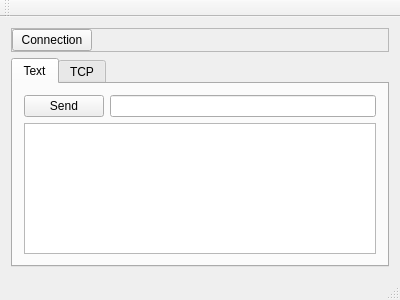
<?xml version="1.0" encoding="UTF-8"?>
<ui version="4.0">
 <class>MainWindow</class>
 <widget class="QMainWindow" name="MainWindow">
  <property name="geometry">
   <rect>
    <x>0</x>
    <y>0</y>
    <width>400</width>
    <height>300</height>
   </rect>
  </property>
  <property name="windowTitle">
   <string>EchoClient</string>
  </property>
  <widget class="QWidget" name="centralWidget">
   <property name="sizePolicy">
    <sizepolicy hsizetype="Preferred" vsizetype="Preferred">
     <horstretch>0</horstretch>
     <verstretch>0</verstretch>
    </sizepolicy>
   </property>
   <layout class="QVBoxLayout" name="verticalLayout">
    <item>
     <widget class="QFrame" name="frame">
      <property name="frameShape">
       <enum>QFrame::StyledPanel</enum>
      </property>
      <property name="frameShadow">
       <enum>QFrame::Raised</enum>
      </property>
      <layout class="QHBoxLayout" name="horizontalLayout">
       <property name="leftMargin">
        <number>0</number>
       </property>
       <property name="topMargin">
        <number>0</number>
       </property>
       <property name="rightMargin">
        <number>0</number>
       </property>
       <property name="bottomMargin">
        <number>0</number>
       </property>
       <item>
        <widget class="QPushButton" name="connectionBtn">
         <property name="text">
          <string>Connection</string>
         </property>
        </widget>
       </item>
       <item>
        <spacer name="horizontalSpacer">
         <property name="orientation">
          <enum>Qt::Horizontal</enum>
         </property>
         <property name="sizeHint" stdset="0">
          <size>
           <width>291</width>
           <height>20</height>
          </size>
         </property>
        </spacer>
       </item>
      </layout>
     </widget>
    </item>
    <item>
     <widget class="QTabWidget" name="tabWidget">
      <property name="currentIndex">
       <number>0</number>
      </property>
      <widget class="QWidget" name="txtTab">
       <attribute name="title">
        <string>Text</string>
       </attribute>
       <layout class="QVBoxLayout" name="verticalLayout_2">
        <item>
         <widget class="QWidget" name="widget" native="true">
          <layout class="QHBoxLayout" name="horizontalLayout_2">
           <property name="leftMargin">
            <number>0</number>
           </property>
           <property name="topMargin">
            <number>0</number>
           </property>
           <property name="rightMargin">
            <number>0</number>
           </property>
           <property name="bottomMargin">
            <number>0</number>
           </property>
           <item>
            <widget class="QPushButton" name="sndBtn">
             <property name="text">
              <string>Send</string>
             </property>
            </widget>
           </item>
           <item>
            <widget class="QLineEdit" name="msgEdit"/>
           </item>
          </layout>
         </widget>
        </item>
        <item>
         <widget class="QListWidget" name="msgList"/>
        </item>
       </layout>
      </widget>
      <widget class="QWidget" name="tcpTab">
       <attribute name="title">
        <string>TCP</string>
       </attribute>
      </widget>
     </widget>
    </item>
   </layout>
  </widget>
  <widget class="QMenuBar" name="menuBar">
   <property name="geometry">
    <rect>
     <x>0</x>
     <y>0</y>
     <width>400</width>
     <height>17</height>
    </rect>
   </property>
  </widget>
  <widget class="QToolBar" name="mainToolBar">
   <attribute name="toolBarArea">
    <enum>TopToolBarArea</enum>
   </attribute>
   <attribute name="toolBarBreak">
    <bool>false</bool>
   </attribute>
  </widget>
  <widget class="QStatusBar" name="statusBar"/>
 </widget>
 <layoutdefault spacing="6" margin="11"/>
 <resources/>
 <connections/>
</ui>
